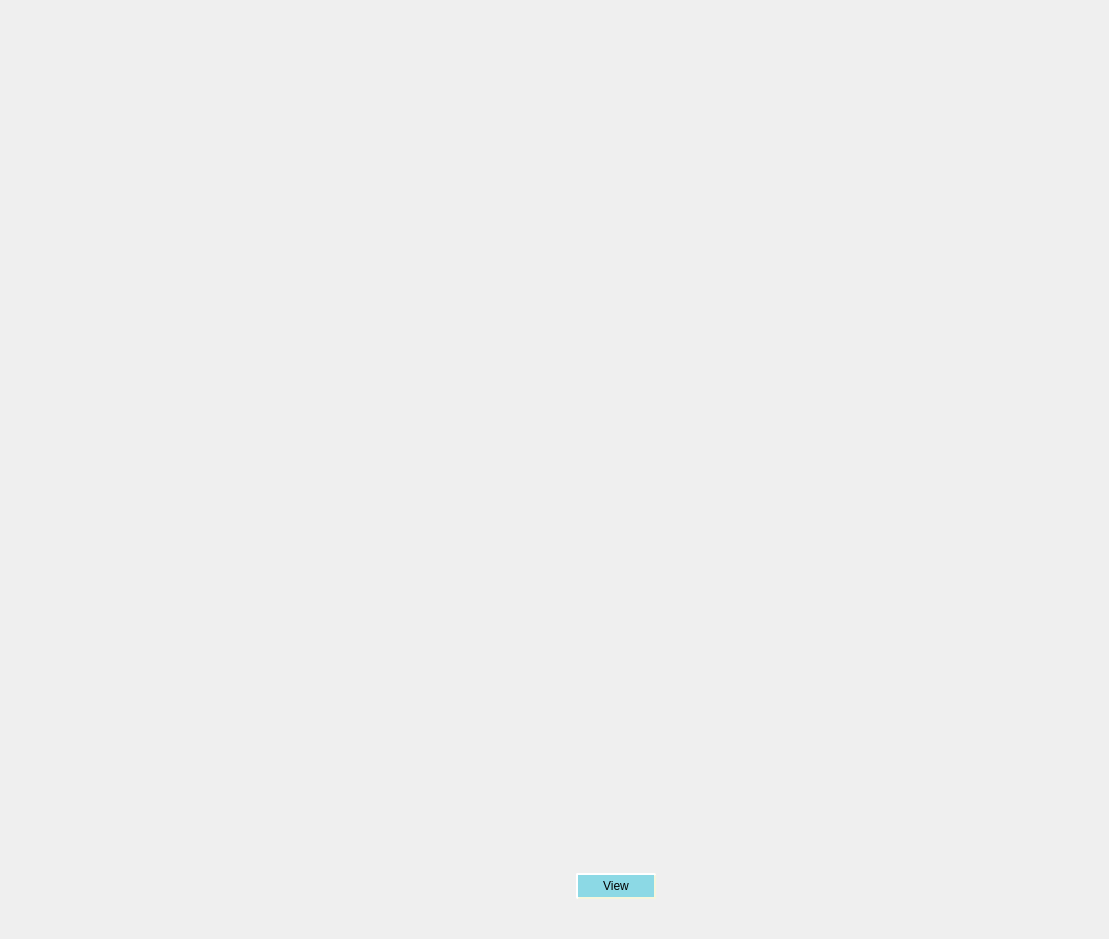
<?xml version="1.0" encoding="UTF-8"?>
<ui version="4.0">
 <class>Scheme</class>
 <widget class="QWidget" name="Scheme">
  <property name="geometry">
   <rect>
    <x>0</x>
    <y>0</y>
    <width>1109</width>
    <height>939</height>
   </rect>
  </property>
  <property name="minimumSize">
   <size>
    <width>1109</width>
    <height>939</height>
   </size>
  </property>
  <property name="maximumSize">
   <size>
    <width>1109</width>
    <height>939</height>
   </size>
  </property>
  <property name="windowTitle">
   <string>Scheme</string>
  </property>
  <widget class="QLabel" name="label">
   <property name="geometry">
    <rect>
     <x>0</x>
     <y>-20</y>
     <width>1111</width>
     <height>861</height>
    </rect>
   </property>
   <property name="text">
    <string/>
   </property>
   <property name="pixmap">
    <pixmap resource="doc.qrc">:/doc/maxi-map.jpg</pixmap>
   </property>
  </widget>
  <widget class="QWidget" name="">
   <property name="geometry">
    <rect>
     <x>490</x>
     <y>850</y>
     <width>252</width>
     <height>72</height>
    </rect>
   </property>
   <layout class="QHBoxLayout" name="horizontalLayout">
    <item>
     <widget class="QLabel" name="label_2">
      <property name="text">
       <string/>
      </property>
      <property name="pixmap">
       <pixmap resource="doc.qrc">:/doc/966875.png</pixmap>
      </property>
     </widget>
    </item>
    <item>
     <widget class="QPushButton" name="viewButton">
      <property name="styleSheet">
       <string notr="true">QPushButton {
    font: 57 italic 25pt &quot;URW Chancery L&quot;;
     background-color:rgb(140, 217, 229);
     border-style: outset;
     border-width: 2px;
     border-radius: 2px;
     border-color: beige;
    
     min-width: 2em;
     padding: 4px;
}

QPushButton:hover{
border-width: 0px;
background-color: rgb(96, 231, 85);
border-radius: 20%;
}</string>
      </property>
      <property name="text">
       <string>View</string>
      </property>
     </widget>
    </item>
    <item>
     <widget class="QLabel" name="label_3">
      <property name="text">
       <string/>
      </property>
      <property name="pixmap">
       <pixmap resource="doc.qrc">:/doc/966875.png</pixmap>
      </property>
     </widget>
    </item>
   </layout>
  </widget>
 </widget>
 <resources>
  <include location="doc.qrc"/>
 </resources>
 <connections/>
</ui>
